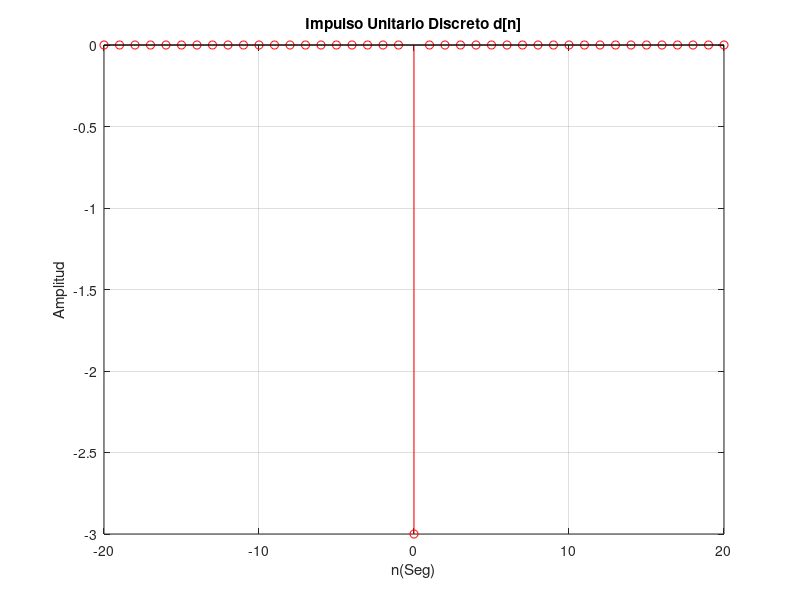

The MATLAB script that drew this image:
nmax=+20; # límite superior de la escala de tiempo
nmin=-20; # límite inferior de la escala de tiempo
nn =nmin:nmax; # Rango de tiempo discreto
# valor de cada muestra en el tiempo discreto
x = [zeros(1, abs(nmin)) -3 zeros(1,abs(nmax))];
stem(nn,x,'r');
xlabel('n(Seg)');
ylabel('Amplitud');
title('Impulso Unitario Discreto d[n]');
grid on;
